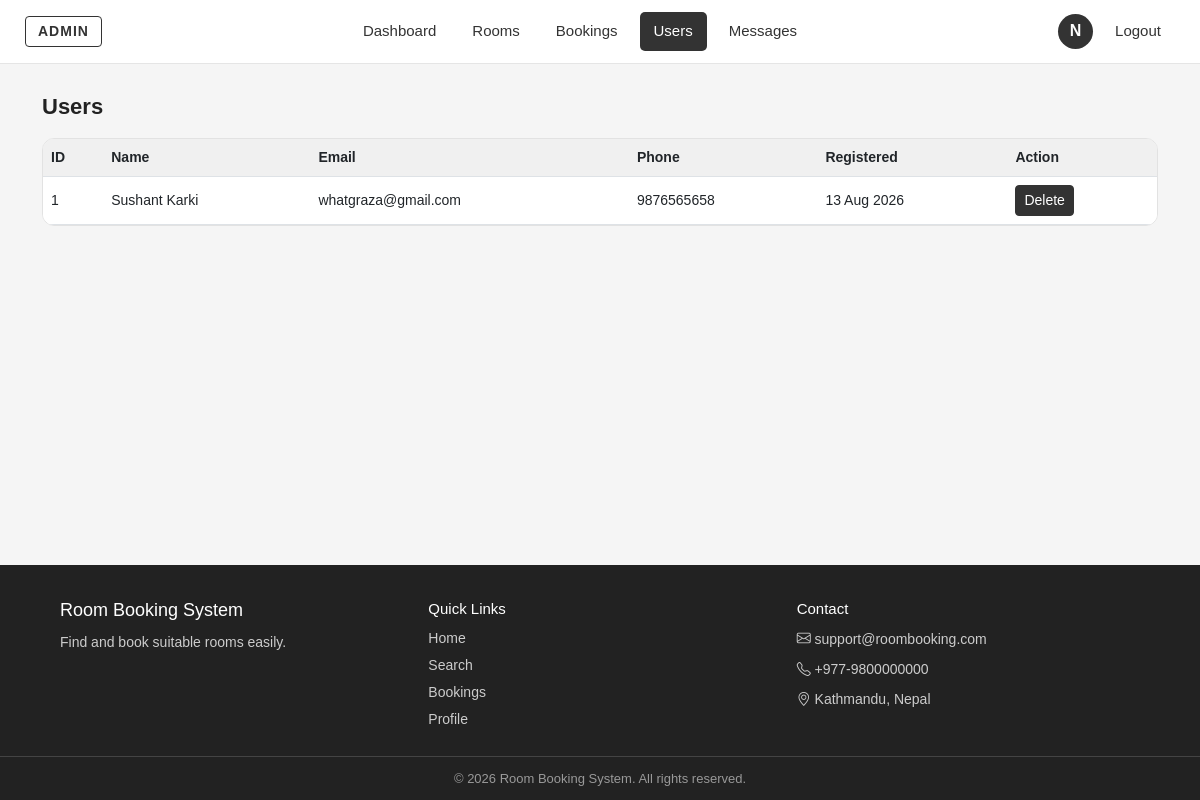
Page /Admins/manage_users.php (signed in) on the committed database.
### tables this page shows
CREATE TABLE `users` (
  `user_id` int(11) NOT NULL,
  `full_name` varchar(100) NOT NULL,
  `email` varchar(100) NOT NULL,
  `password` varchar(255) NOT NULL,
  `phone` varchar(20) DEFAULT NULL,
  `created_at` timestamp NOT NULL DEFAULT current_timestamp()
);

### Admins/manage_users.php (the view, shortened to what this page needs)
<?php
include "admin_header.php";
$users = mysqli_query($conn, "SELECT user_id, full_name, email, phone, created_at
                              FROM users
                              ORDER BY user_id");
?>
<div class="page-top">
    <h1 class="page-title">Users</h1>
</div>
<div class="table-box">
    <table class="table align-middle">
        <thead>
            <tr>
                <th>ID</th>
                <th>Name</th>
                <th>Email</th>
                <th>Phone</th>
                <th>Registered</th>
                <th>Action</th>
            </tr>
        </thead>
        <tbody>
        <?php if (mysqli_num_rows($users) > 0) { ?>
            <?php while ($user = mysqli_fetch_assoc($users)) { ?>
            <tr>
                <td><?php echo (int) $user['user_id']; ?></td>
                <td><?php echo htmlspecialchars($user['full_name']); ?></td>
                <td><?php echo htmlspecialchars($user['email']); ?></td>
                <td><?php echo htmlspecialchars((string) $user['phone']); ?></td>
                <td><?php echo date('d M Y', strtotime($user['created_at'])); ?></td>
                <td>
                    <form method="POST" action="manage_users.php"
                          onsubmit="return confirm('Are you sure you want to delete this user? Their bookings will also be deleted.');">
                        <button type="submit" name="delete_user" class="btn btn-dark btn-sm">Delete</button>
                    </form>
                </td>
            </tr>
            <?php } ?>
        <?php } else { ?>
            <tr><td colspan="6" class="text-center text-muted">No users found.</td></tr>
        <?php } ?>
        </tbody>
    </table>
</div>
</div>
<?php $base = "../"; include "../Footer.php"; ?>
</body>
</html>

### Admins/admin.css (style rules this page uses)
body { font-family: Arial, sans-serif; background: #f5f5f5; color: #222222; min-height: 100vh; display: flex; flex-direction: column; }
.page-top { display: flex; justify-content: space-between; align-items: center; flex-wrap: wrap; gap: 10px; margin-bottom: 18px; }
.page-title { font-size: 22px; font-weight: bold; margin: 0; }
.box, .summary-card, .table-box, .admin-room-card { background: #fff; border: 1px solid #e2e2e2; border-radius: 12px; }
.table-box { overflow-x: auto; }
.table-box table { margin: 0; }
.table-box th { background: #f0f0f0; font-size: 14px; white-space: nowrap; }
.table-box td { font-size: 14px; }
.btn-dark { --bs-btn-bg: #333; --bs-btn-border-color: #333; --bs-btn-hover-bg: #555; --bs-btn-hover-border-color: #555; --bs-btn-active-bg: #555; --bs-btn-active-border-color: #555; }

### rows in the picture
users: user_id "1", full_name "Sushant Karki", email "whatgraza@gmail.com", phone "9876565658", created_at "13 Aug 2026"

### other values in the picture
$first_letter "N"
